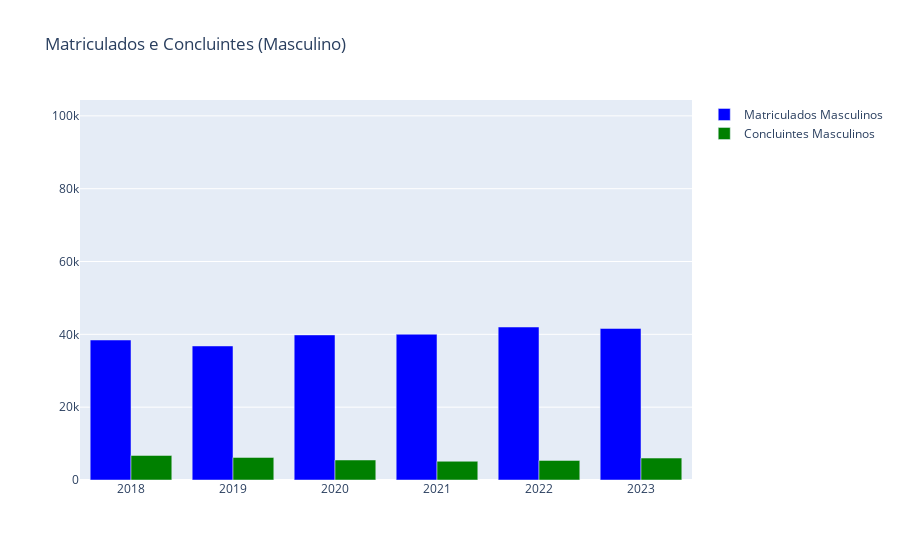

Notebook code cell kept with this figure:
### Markdown cell above
A análise dos dados revela uma tendência interessante sobre a evolução do número de alunos matriculados e concluintes ao longo dos anos. De 2018 a 2023, houve um crescimento no número de matriculados, saindo de 85.920 em 2018 para 94.868 em 2023. Por outro lado, o número de concluintes flutuou, começando em 16.031 em 2018, caindo até 12.372 em 2021 e voltando a subir para 14.718 em 2023.

Essa discrepância entre o aumento dos matriculados e a variação dos concluintes pode indicar desafios no percurso acadêmico dos alunos, como dificuldades em concluir o curso dentro do período esperado. O crescimento contínuo de matrículas sugere uma demanda crescente pela educação ao longo dos anos, o que pode estar relacionado a fatores como expansão da oferta educacional, aumento da acessibilidade ou mudanças na percepção da importância dos estudos.

### Code cell
colunas_masc = ["QT_MAT_MASC", "QT_CONC_MASC"]
dados_masc = dados_censo_padronizado.groupby("NU_ANO_CENSO")[colunas_masc].sum()

fig_masc = go.Figure()
fig_masc.add_trace(go.Bar(
    x=dados_masc.index,
    y=dados_masc["QT_MAT_MASC"],
    name="Matriculados Masculinos",
    marker_color="blue"
))
fig_masc.add_trace(go.Bar(
    x=dados_masc.index,
    y=dados_masc["QT_CONC_MASC"],
    name="Concluintes Masculinos",
    marker_color="green"
))

fig_masc.update_layout(
    title="Matriculados e Concluintes (Masculino)",
    barmode="group",
    yaxis_range=[0, maior_valor_y * 1.1]
)

fig_masc.show()

### Figure 1 — Plotly figure (JSON) as saved in the notebook; plotly's stock layout.template omitted (floating-point values rounded to 4 significant figures)
{"data": [{"marker": {"color": "blue"}, "name": "Matriculados Masculinos", "type": "bar", "x": ["2018", "2019", "2020", "2021", "2022", "2023"], "y": [38450.0, 36810.0, 39840.0, 40030.0, 42010.0, 41620.0]}, {"marker": {"color": "green"}, "name": "Concluintes Masculinos", "type": "bar", "x": ["2018", "2019", "2020", "2021", "2022", "2023"], "y": [6741.0, 6198.0, 5495.0, 5146.0, 5382.0, 6021.0]}], "layout": {"barmode": "group", "title": {"text": "Matriculados e Concluintes (Masculino)"}, "yaxis": {"range": [0, 104400.0]}}}
